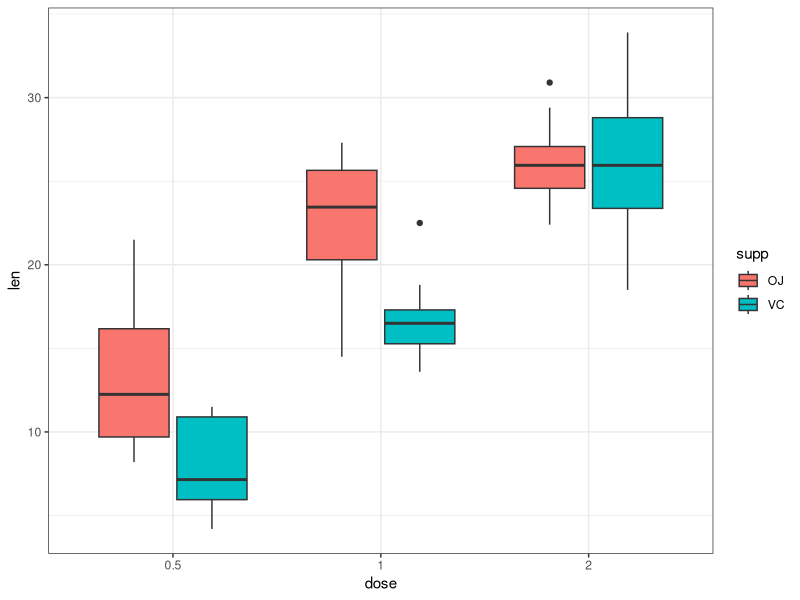
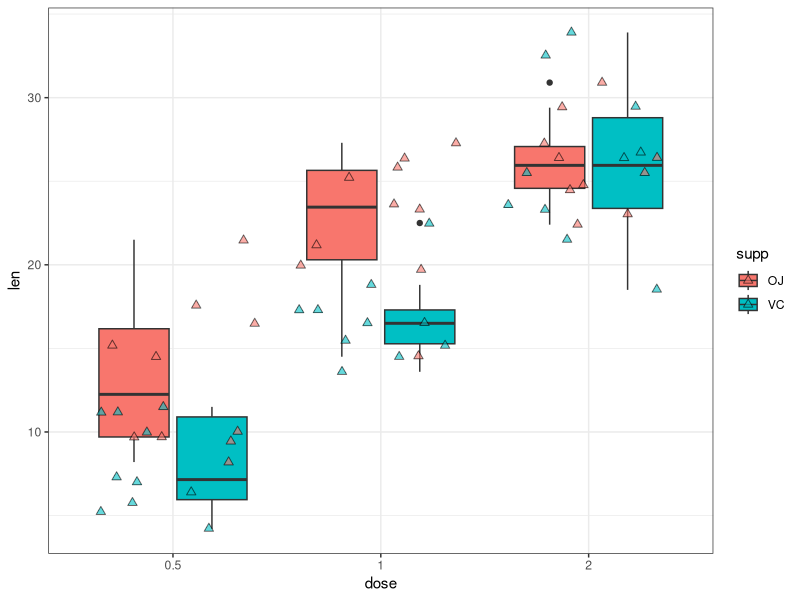
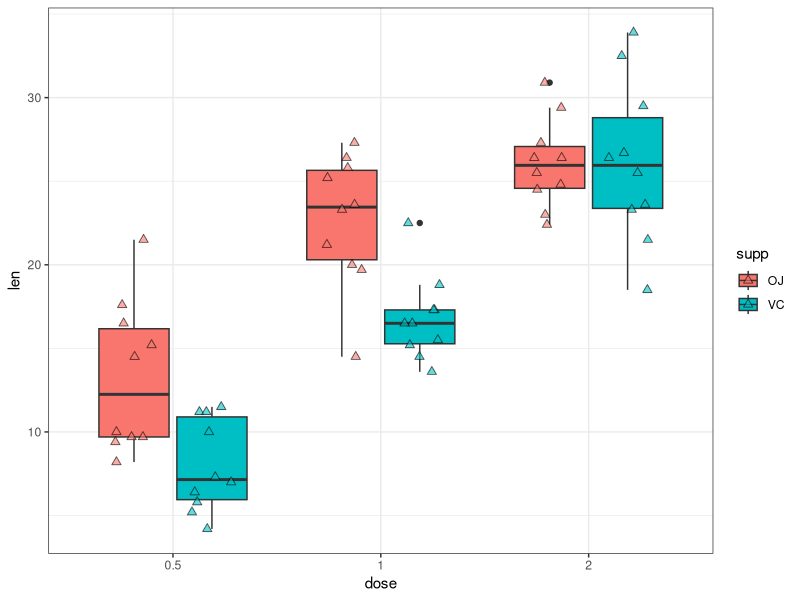
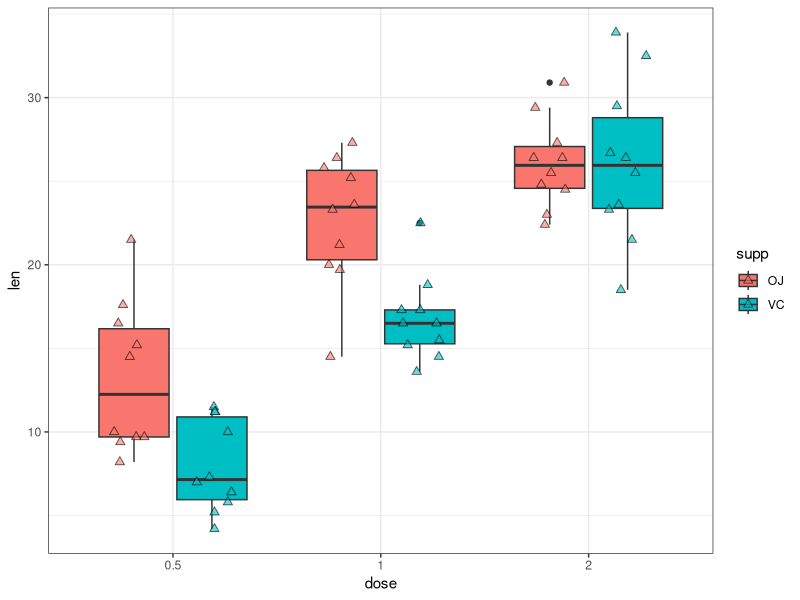
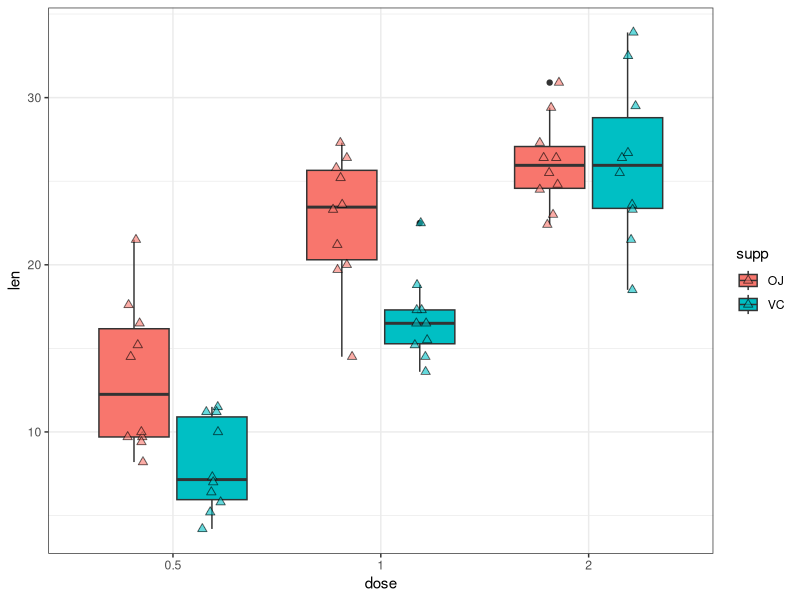
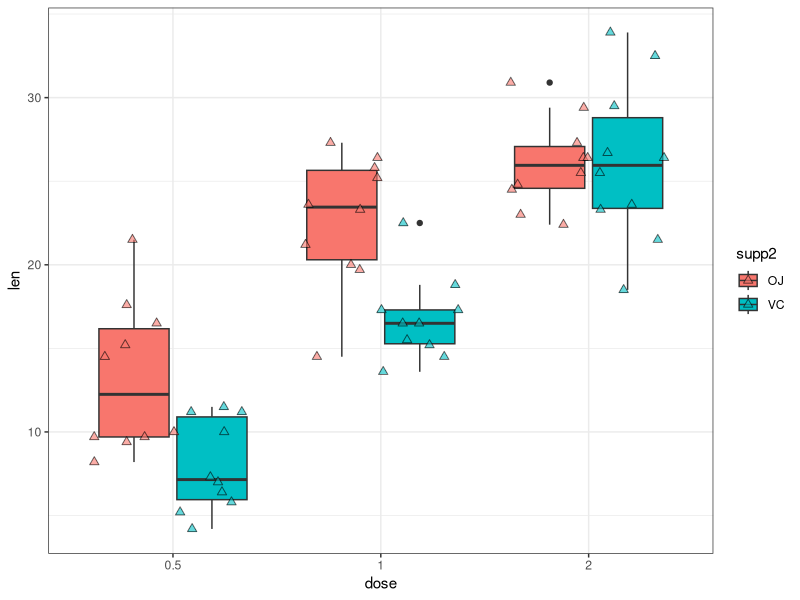
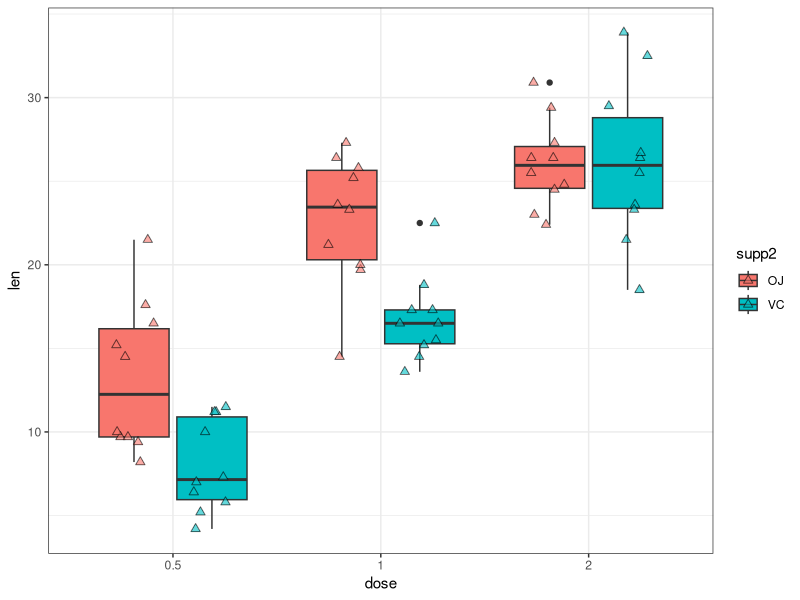

Source code (R) for these figures, in order:
## ---- chunk 1
library(knitr)
opts_chunk$set(echo=T, warning=F, fig.width=7, fig.height=7, dpi=200, fig.align="center")
## ---- chunk 2
library(ggplot2)
## ---- chunk 3
dat<-ToothGrowth
dat$dose<-as.factor(dat$dose) # convert the dose to a factor
plt<-ggplot(dat, aes(x=dose, y=len, fill=supp)) + theme_bw()
plt<-plt + geom_boxplot()
plt
## ---- chunk 4
plt + geom_jitter(position = position_jitter(width=0.4), pch=24, size=2, alpha=0.6)
## ---- chunk 5
plt + geom_jitter(position = position_jitterdodge(jitter.width=0.4), pch=24, size=2, alpha=0.6)
## ---- chunk 6
plt + geom_point(position = position_jitterdodge(jitter.width=0.4), pch=24, size=2, alpha=0.6)
## ---- chunk 7
plt + geom_point(position = position_jitterdodge(jitter.width=0.2), pch=24, size=2, alpha=0.6)
## ---- chunk 8
dat$supp2<-as.character(dat$supp)
plt<-ggplot(dat, aes(x=dose, y=len, fill=supp2)) + theme_bw()
plt<-plt + geom_boxplot()
plt + geom_point(position = position_jitterdodge(jitter.width=0.4), pch=24, size=2, alpha=0.6)
## ---- chunk 9
plt + geom_point(position = position_jitterdodge(jitter.width=0.2), pch=24, size=2, alpha=0.6)
